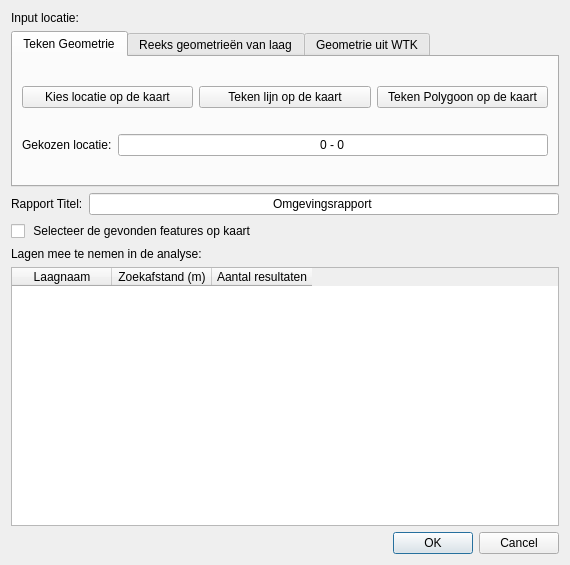
<?xml version="1.0" encoding="UTF-8"?>
<ui version="4.0">
 <class>OmgevingsAnalyseDlg</class>
 <widget class="QDialog" name="OmgevingsAnalyseDlg">
  <property name="geometry">
   <rect>
    <x>0</x>
    <y>0</y>
    <width>570</width>
    <height>565</height>
   </rect>
  </property>
  <property name="windowTitle">
   <string>Omgevings Analyse Rapport</string>
  </property>
  <property name="windowIcon">
   <iconset resource="resources.qrc">
    <normaloff>:/plugins/OmgevingsAnalyse/img/icon.png</normaloff>:/plugins/OmgevingsAnalyse/img/icon.png</iconset>
  </property>
  <layout class="QVBoxLayout" name="verticalLayout">
   <item>
    <widget class="QLabel" name="label_2">
     <property name="text">
      <string>Input locatie:</string>
     </property>
    </widget>
   </item>
   <item>
    <widget class="QTabWidget" name="inputGeomTabs">
     <property name="sizePolicy">
      <sizepolicy hsizetype="Expanding" vsizetype="Minimum">
       <horstretch>0</horstretch>
       <verstretch>0</verstretch>
      </sizepolicy>
     </property>
     <property name="currentIndex">
      <number>0</number>
     </property>
     <widget class="QWidget" name="drawInputTab">
      <attribute name="title">
       <string>Teken Geometrie</string>
      </attribute>
      <layout class="QVBoxLayout" name="verticalLayout_2">
       <item>
        <layout class="QHBoxLayout" name="horizontalLayout_4">
         <item>
          <widget class="QPushButton" name="manualLocationBtn">
           <property name="text">
            <string>Kies locatie op de kaart</string>
           </property>
          </widget>
         </item>
         <item>
          <widget class="QPushButton" name="lineLocationBtn">
           <property name="text">
            <string>Teken lijn op de kaart</string>
           </property>
          </widget>
         </item>
         <item>
          <widget class="QPushButton" name="polyLocationBtn">
           <property name="text">
            <string>Teken Polygoon op de kaart</string>
           </property>
          </widget>
         </item>
        </layout>
       </item>
       <item>
        <layout class="QHBoxLayout" name="horizontalLayout_3">
         <item>
          <widget class="QLabel" name="label_5">
           <property name="text">
            <string>Gekozen locatie:</string>
           </property>
          </widget>
         </item>
         <item>
          <widget class="QLineEdit" name="manualLocationTxt">
           <property name="text">
            <string>0 - 0</string>
           </property>
           <property name="alignment">
            <set>Qt::AlignCenter</set>
           </property>
           <property name="readOnly">
            <bool>true</bool>
           </property>
          </widget>
         </item>
        </layout>
       </item>
      </layout>
     </widget>
     <widget class="QWidget" name="multiInputTab">
      <attribute name="title">
       <string>Reeks geometrieën van laag</string>
      </attribute>
      <layout class="QVBoxLayout" name="verticalLayout_3">
       <item>
        <layout class="QFormLayout" name="formLayout">
         <item row="1" column="0">
          <widget class="QLabel" name="label_3">
           <property name="text">
            <string>Laag met analyse locaties:</string>
           </property>
          </widget>
         </item>
         <item row="1" column="1">
          <widget class="QComboBox" name="inputLayerCbx"/>
         </item>
         <item row="2" column="1">
          <widget class="QComboBox" name="titleCbx">
           <property name="sizePolicy">
            <sizepolicy hsizetype="Preferred" vsizetype="Fixed">
             <horstretch>0</horstretch>
             <verstretch>0</verstretch>
            </sizepolicy>
           </property>
          </widget>
         </item>
         <item row="2" column="0">
          <widget class="QLabel" name="label_4">
           <property name="text">
            <string>Attribuut met naam van de locatie:</string>
           </property>
          </widget>
         </item>
        </layout>
       </item>
       <item>
        <layout class="QHBoxLayout" name="horizontalLayout_5">
         <item>
          <widget class="QLineEdit" name="outPutTxt">
           <property name="enabled">
            <bool>false</bool>
           </property>
           <property name="readOnly">
            <bool>true</bool>
           </property>
          </widget>
         </item>
         <item>
          <widget class="QPushButton" name="outputBtn">
           <property name="text">
            <string>Output Folder</string>
           </property>
          </widget>
         </item>
        </layout>
       </item>
      </layout>
     </widget>
     <widget class="QWidget" name="WKTtab">
      <attribute name="title">
       <string>Geometrie uit WTK</string>
      </attribute>
      <layout class="QVBoxLayout" name="verticalLayout_4">
       <item>
        <widget class="QPlainTextEdit" name="wktTxt">
         <property name="maximumSize">
          <size>
           <width>16777215</width>
           <height>80</height>
          </size>
         </property>
         <property name="baseSize">
          <size>
           <width>0</width>
           <height>150</height>
          </size>
         </property>
        </widget>
       </item>
       <item>
        <layout class="QHBoxLayout" name="horizontalLayout_6">
         <item>
          <widget class="QLabel" name="label_7">
           <property name="text">
            <string>&lt;html&gt;&lt;head/&gt;&lt;body&gt;&lt;p&gt;&lt;span style=&quot; font-style:italic;&quot;&gt;Ingevoerde WKT moet hetzelfde CRS als de kaart hebben.&lt;/span&gt;&lt;/p&gt;&lt;/body&gt;&lt;/html&gt;</string>
           </property>
          </widget>
         </item>
         <item>
          <spacer name="horizontalSpacer">
           <property name="orientation">
            <enum>Qt::Horizontal</enum>
           </property>
           <property name="sizeHint" stdset="0">
            <size>
             <width>40</width>
             <height>20</height>
            </size>
           </property>
          </spacer>
         </item>
         <item>
          <widget class="QPushButton" name="wktLoadBtn">
           <property name="text">
            <string>Laden...</string>
           </property>
          </widget>
         </item>
        </layout>
       </item>
      </layout>
     </widget>
    </widget>
   </item>
   <item>
    <layout class="QHBoxLayout" name="horizontalLayout_2">
     <item>
      <widget class="QLabel" name="label_6">
       <property name="text">
        <string>Rapport Titel:</string>
       </property>
      </widget>
     </item>
     <item>
      <widget class="QLineEdit" name="rapportTitleTxt">
       <property name="text">
        <string>Omgevingsrapport</string>
       </property>
       <property name="alignment">
        <set>Qt::AlignCenter</set>
       </property>
      </widget>
     </item>
    </layout>
   </item>
   <item>
    <widget class="QCheckBox" name="selFeatsChk">
     <property name="text">
      <string> Selecteer de gevonden features op kaart</string>
     </property>
    </widget>
   </item>
   <item>
    <widget class="QLabel" name="label">
     <property name="text">
      <string>Lagen mee te nemen in de analyse:</string>
     </property>
    </widget>
   </item>
   <item>
    <widget class="QTableWidget" name="layerTbl">
     <property name="cornerButtonEnabled">
      <bool>false</bool>
     </property>
     <attribute name="verticalHeaderVisible">
      <bool>false</bool>
     </attribute>
     <column>
      <property name="text">
       <string>Laagnaam</string>
      </property>
     </column>
     <column>
      <property name="text">
       <string>Zoekafstand (m)</string>
      </property>
     </column>
     <column>
      <property name="text">
       <string>Aantal resultaten</string>
      </property>
     </column>
    </widget>
   </item>
   <item>
    <widget class="QDialogButtonBox" name="button_box">
     <property name="orientation">
      <enum>Qt::Horizontal</enum>
     </property>
     <property name="standardButtons">
      <set>QDialogButtonBox::Cancel|QDialogButtonBox::Ok</set>
     </property>
    </widget>
   </item>
  </layout>
 </widget>
 <resources>
  <include location="resources.qrc"/>
 </resources>
 <connections>
  <connection>
   <sender>button_box</sender>
   <signal>accepted()</signal>
   <receiver>OmgevingsAnalyseDlg</receiver>
   <slot>accept()</slot>
   <hints>
    <hint type="sourcelabel">
     <x>20</x>
     <y>20</y>
    </hint>
    <hint type="destinationlabel">
     <x>20</x>
     <y>20</y>
    </hint>
   </hints>
  </connection>
  <connection>
   <sender>button_box</sender>
   <signal>rejected()</signal>
   <receiver>OmgevingsAnalyseDlg</receiver>
   <slot>reject()</slot>
   <hints>
    <hint type="sourcelabel">
     <x>20</x>
     <y>20</y>
    </hint>
    <hint type="destinationlabel">
     <x>20</x>
     <y>20</y>
    </hint>
   </hints>
  </connection>
 </connections>
</ui>
